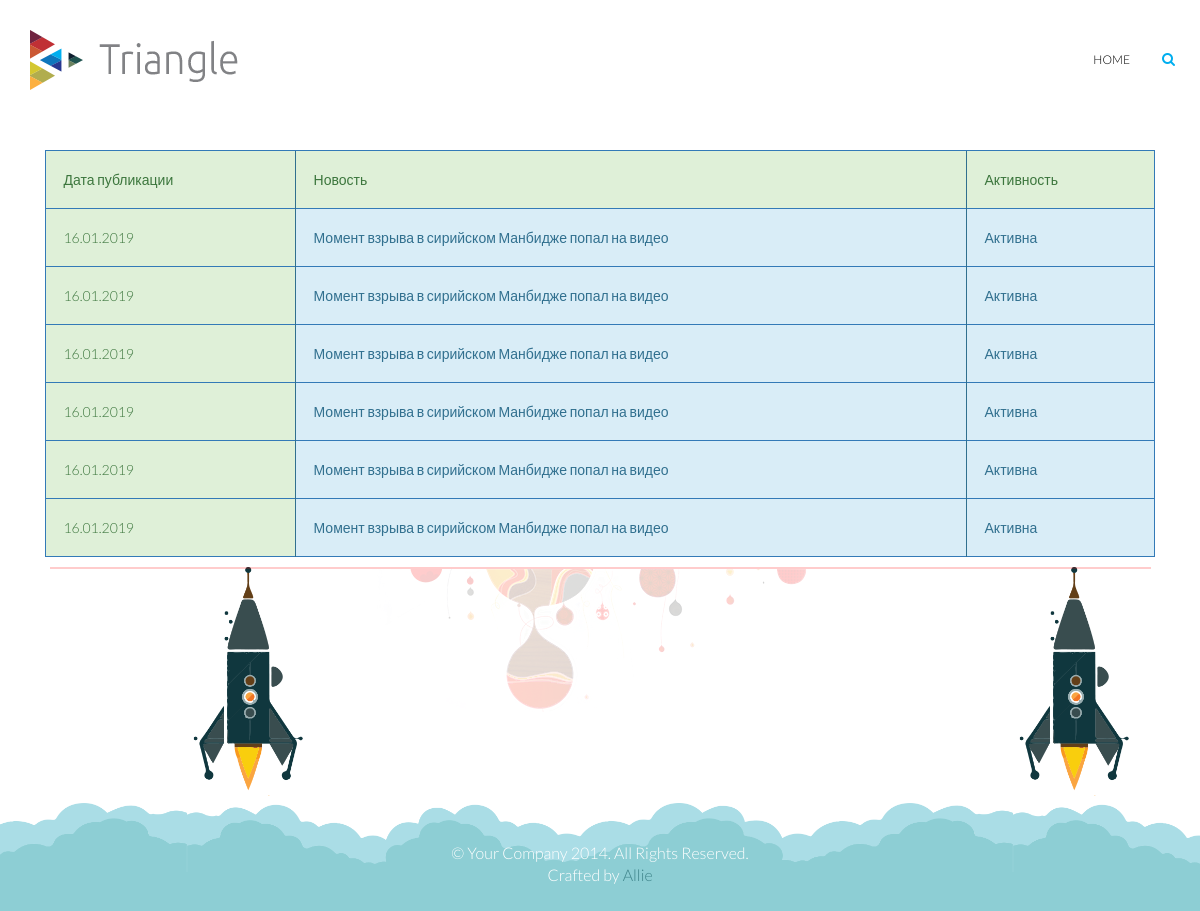
The page /admin/ (signed in) on the database its author committed.
### tables this page shows
CREATE TABLE `news` (
  `id` int(11) NOT NULL,
  `picture` varchar(255) NOT NULL,
  `caption` varchar(255) NOT NULL,
  `description` text NOT NULL,
  `love` int(11) NOT NULL DEFAULT '0',
  `comments` int(11) NOT NULL DEFAULT '0',
  `date` date NOT NULL,
  `category_id` int(11) NOT NULL,
  `author` varchar(32) NOT NULL,
  `activism` varchar(1) NOT NULL
);

### components/components.php (called while the page is built, shortened)
<?php
function displayTheTemplateAdmin($folder, $res, $data)
{
	$template = '../views/admin/'.$folder.'/view.php';
	include_once($template);
	return true;
}

### controllers/controllers.php (called while the page is built, shortened)
<?php
function displayNewsList()
{
	$res = giveTheListOfNews();
	displayTheTemplateAdmin('list', $res, array());
	return true;
}

### models/models.php (called while the page is built, shortened)
<?php
function giveTheListOfNews()
{
	$db = connectionToTheDatabase();
	$sql = 'SELECT * FROM news ORDER BY id DESC';
	$statement = $db->prepare($sql);
	$statement->bindParam(':start', $start, PDO::PARAM_INT);
	$statement->bindParam(':perpage', $perpage, PDO::PARAM_INT);
	$statement->execute();
	$data = $statement->fetchAll(PDO::FETCH_CLASS);
	if (isset($data)) return $data;
}

### views/admin/list/view.php (the view)
<?php require_once '../views/admin/layouts/header.php'; ?>
<div class="container">
	<div class="col-md-12 col-sm-12">
		<table class="table--col">
			<tr>
				<td class="row-1">Дата публикации</td>
				<td class="row-2">Новость</td>
				<td class="row-2">Активность</td>
			</tr>
			<?php foreach ($res as $item): ?>
				<?php
	        $dateS = $item->date;
	        $dateS = explode('-', $dateS);
	        list($year, $month, $day) = $dateS;
	      ?>
	      <tr onclick="location = './?action=edit&itemID=<?=$item->id; ?>'">
	        <td class="row-1"><?=date("d.m.Y", mktime(0, 0, 0, $month, $day, $year)); ?></td>
	        <td class="row-2"><?=$item->caption; ?></td>
	        <td class="row-2"><?=($item->activism == 'Y') ? 'Активна' : 'Не активна'; ?></td>
	      </tr>
	    <?php endforeach; ?>
		</table>
	</div>
</div>
<?php require_once '../views/admin/layouts/footer.php'; ?>

### template/css/main.css (style rules this page uses)
body { background: #fff; font-family: 'Lato', sans-serif; font-weight: 300; font-size: 14px; line-height: 22px; color: #000; }
html { height: 100%; }
.table--col { border-collapse: collapse; width: 100%; max-width: 100%; margin-bottom: 1rem; background-color: transparent; border: 1px solid #337ab7; }
.table--col th, .table--col td { padding: 1.75rem; vertical-align: top; border-top: 1px solid #337ab7; }
.table--col td.row-1, .table--col tr:first-child td { background: #dff0d8; color: #3c763d; }
.table--col td.row-2 { color: #31708f; background-color: #d9edf7; border-left: 1px solid #31708f; }

### rows shown on the page
news: year "16.01.2019", caption "Момент взрыва в сирийском Манбидже попал на видео", activism "Активна"
news: year "16.01.2019", caption "Момент взрыва в сирийском Манбидже попал на видео", activism "Активна"
news: year "16.01.2019", caption "Момент взрыва в сирийском Манбидже попал на видео", activism "Активна"
news: year "16.01.2019", caption "Момент взрыва в сирийском Манбидже попал на видео", activism "Активна"
news: year "16.01.2019", caption "Момент взрыва в сирийском Манбидже попал на видео", activism "Активна"
news: year "16.01.2019", caption "Момент взрыва в сирийском Манбидже попал на видео", activism "Активна"
